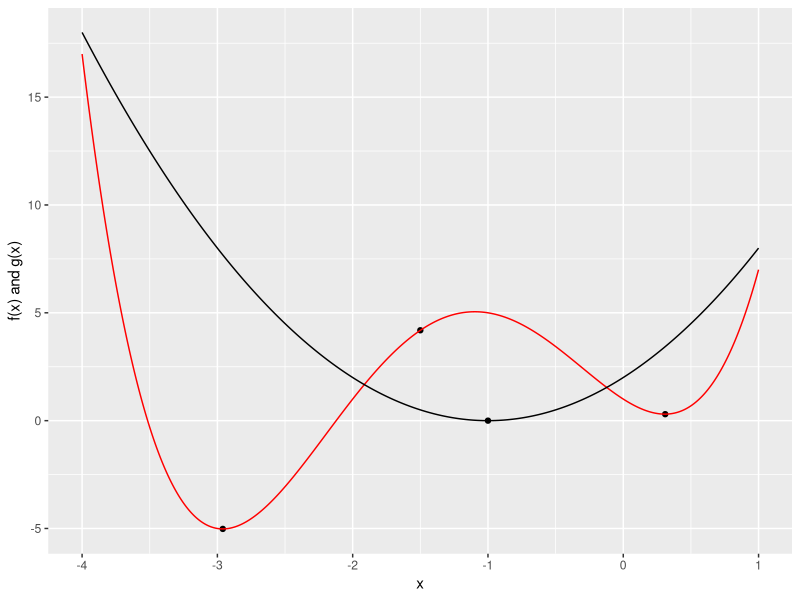
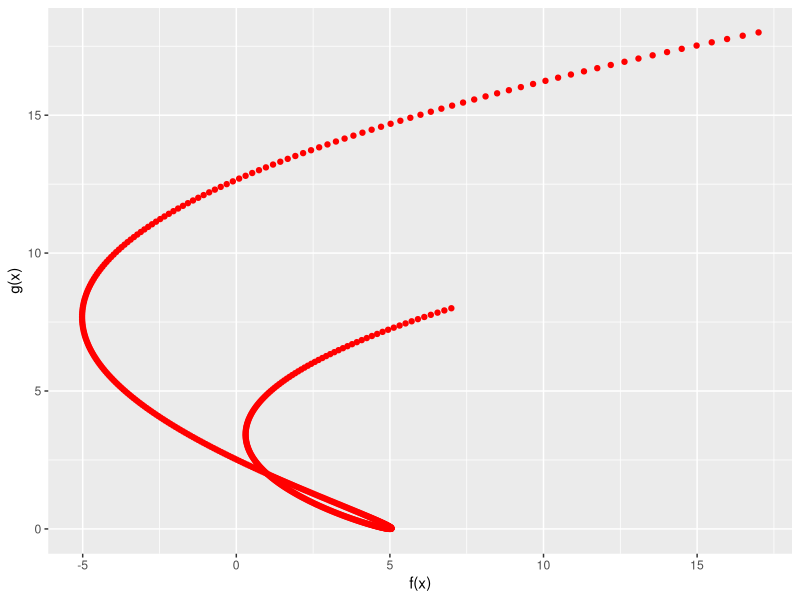

These charts were generated, in order, by the following R code:
library(ggplot2)
f_x <- function(x) {
  return(x ^ 4 + 5 * x ^ 3 + 4 * x ^ 2 - 4 * x + 1)
}
g_x <- function(x) {
  return(2 * (x + 1) ^ 2)
}
x_value <- seq(-4, 1, 0.01)
n_length <- length(x_value)
f_value<- array(NA, dim = n_length)
g_value <- array(NA, dim = n_length)
for (i in 1:n_length) {
  f_value[i] <- f_x(x_value[i])
  g_value[i] <- g_x(x_value[i])

}
data_value_x <- data.frame(x = x_value,f = f_value,g = g_value)
data_f_g <- data.frame(x = f_value,y = g_value)
g1 <- ggplot()+
geom_point(aes(x = -2.96, y = f_x(-2.96)))+
geom_point(aes(x = 0.31, y = 0.3))+
geom_point(aes(x = -1.5, y = 4.19))+
geom_point(aes(x = -1, y = g_x(-1)))+
geom_line(data = data_value_x,aes(x=x, y = f),color = "red")+
geom_line(data = data_value_x,aes(x=x,y = g))+
labs( x = "x", y = "f(x) and g(x)")

g2 <- ggplot()+
geom_point(data = data_f_g,aes(x=x, y = y),color = "red")+
labs( x = "f(x)", y = "g(x)")